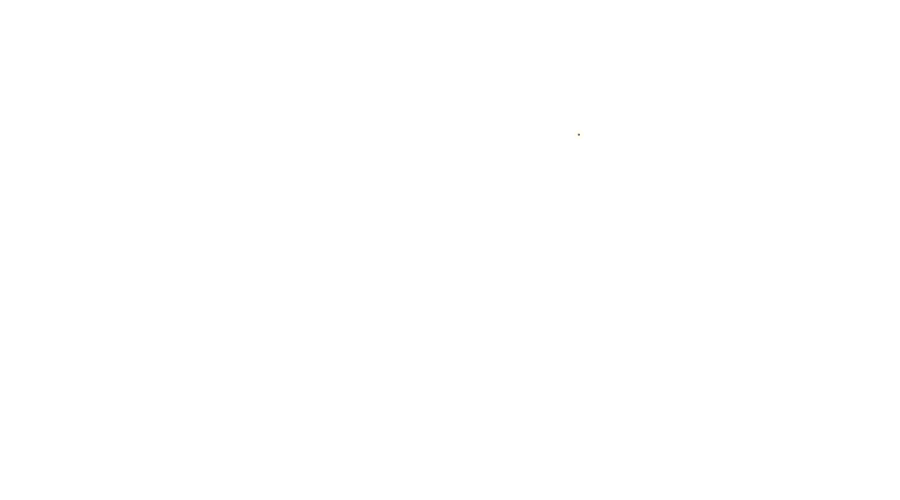
Frame 1 (no input)
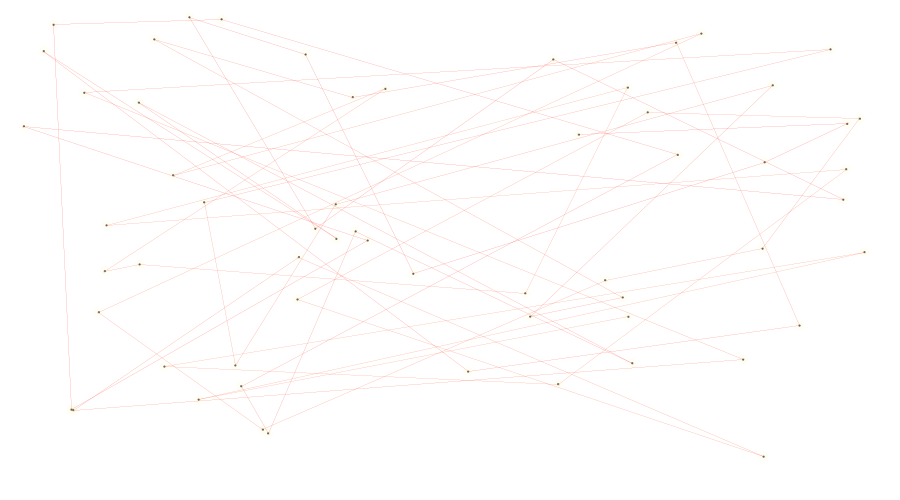
Frame 60 (the mouse pressed at the canvas centre just before this capture)
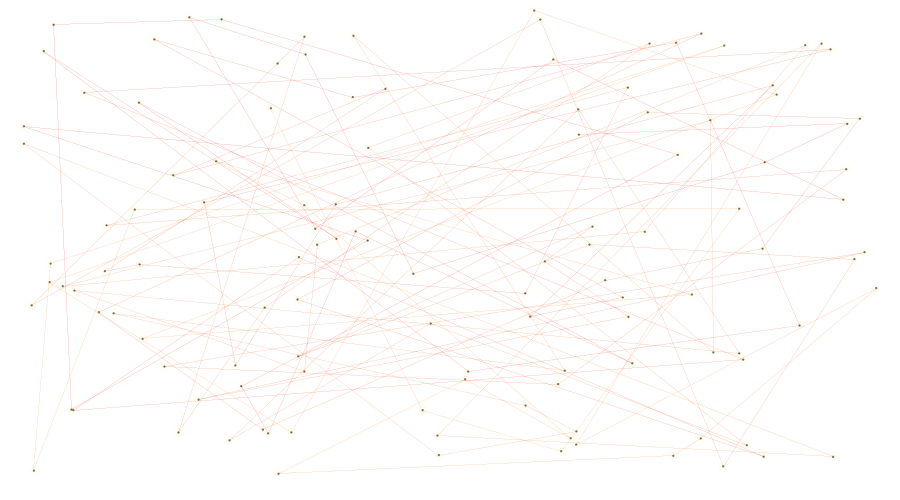
Frame 120 (the mouse held since frame 60 and released just before this capture)

The Processing sketch that drew these frames (run headless with seeded random() and noise(); from frame 60 on, the mouse is pressed at the canvas centre):

// Processing sketch: processing_1436
// ── processing_1436.pde

void setup () {
  smooth();
  background(255);
  frameRate(100);
  size(900, 500);
}
float rX, rY = 0;
int i = 0;
void circle(){
    strokeWeight(0.1);
    float br = 10;
    float x = random (br, width-br);
    float y = random (br, height-br);
    fill(#FFF000, 10);    
    noStroke();
    ellipse(x,y,10,10);
    noFill();
    fill(100);
    stroke(100);    
    ellipse(x,y,2,2);
    noFill();
    //ellipse(x,y,120,120);
    if (rX != 0 || rY != 0) {
      stroke(255,i++,0);
      line (x,y,rX,rY);
      if(i == 250){
        i = 0;
      }
    }
    rX = x;
    rY = y;
}
void draw (){
  circle();
}  
